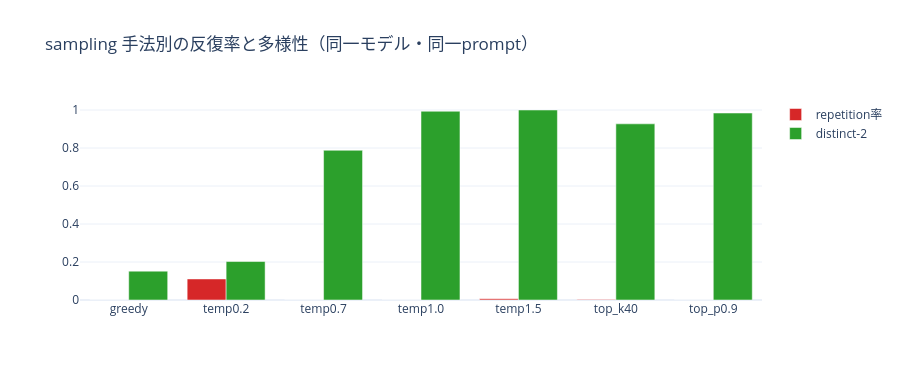

Write notebook code for a chart like this one.
### Code cell
# sampling 手法スイープ: 多様性 vs 反復
sweep = ga["sampling_sweep"]
names = list(sweep)
fig = go.Figure()
fig.add_trace(go.Bar(x=names, y=[sweep[n]["metrics"]["repetition_rate"] for n in names], name="repetition率", marker_color="#d62728"))
fig.add_trace(go.Bar(x=names, y=[sweep[n]["metrics"]["distinct_2"] for n in names], name="distinct-2", marker_color="#2ca02c"))
fig.update_layout(barmode="group", title="sampling 手法別の反復率と多様性（同一モデル・同一prompt）",
                  template="plotly_white", height=380)
fig.show()
for n in ["greedy","temp0.7","temp1.5","top_p0.9"]:
    print(f'[{n}] {sweep[n]["sample"][:80]}')

### Figure 1 — Plotly figure (JSON) as saved in the notebook; plotly's stock layout.template omitted (floating-point values rounded to 4 significant figures)
{"data": [{"marker": {"color": "#d62728"}, "name": "repetition率", "type": "bar", "x": ["greedy", "temp0.2", "temp0.7", "temp1.0", "temp1.5", "top_k40", "top_p0.9"], "y": [0.0, 0.1108, 0.0, 0.0, 0.0063, 0.0032, 0.0]}, {"marker": {"color": "#2ca02c"}, "name": "distinct-2", "type": "bar", "x": ["greedy", "temp0.2", "temp0.7", "temp1.0", "temp1.5", "top_k40", "top_p0.9"], "y": [0.1519, 0.2025, 0.788, 0.9936, 1.0, 0.9272, 0.9841]}], "layout": {"barmode": "group", "height": 380, "title": {"text": "sampling 手法別の反復率と多様性（同一モデル・同一prompt）"}}}
